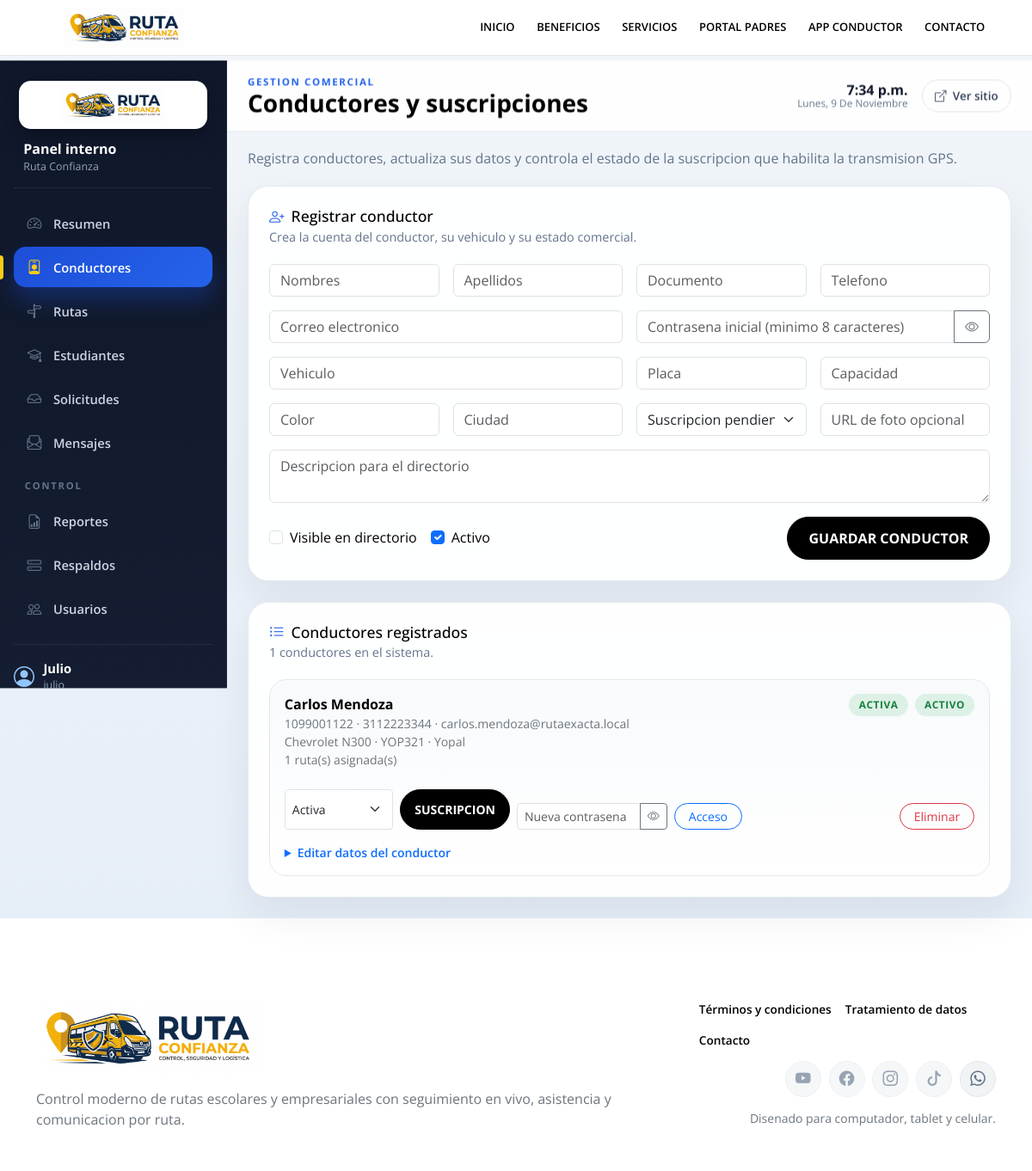
/admin/conductores (signed in), run on an earlier commit of the app's database.
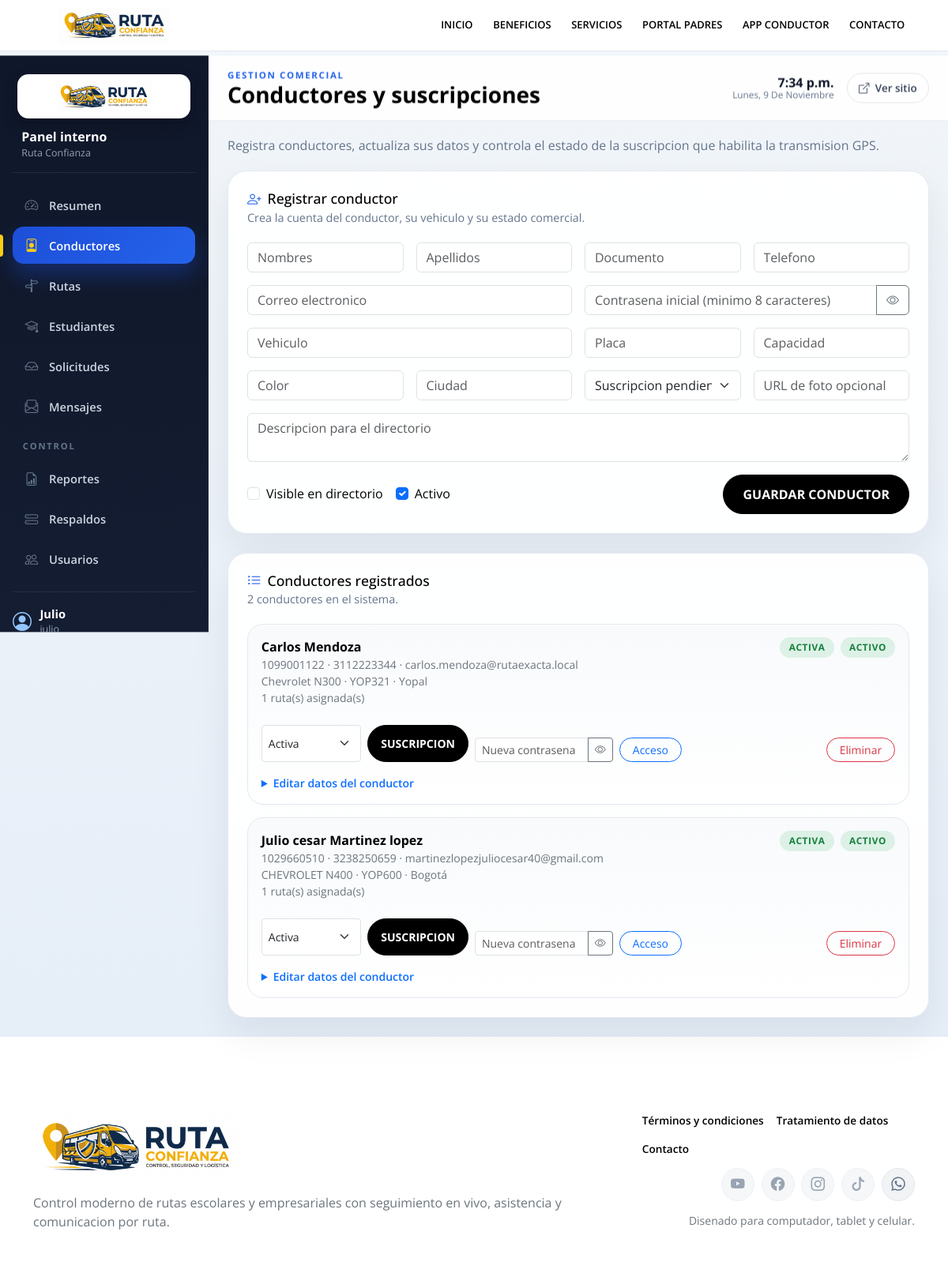
And on a later commit of the database.
### app/models.py (models this page shows, shortened)
class TimestampMixin:
    created_at = db.Column(db.DateTime, nullable=False, default=datetime.utcnow)
    updated_at = db.Column(db.DateTime, nullable=False, default=datetime.utcnow, onupdate=datetime.utcnow)

class AdminUser(TimestampMixin, db.Model):
    __tablename__ = "admin_users"
    id = db.Column(db.Integer, primary_key=True)
    username = db.Column(db.String(80), unique=True, nullable=False, index=True)
    nombre = db.Column(db.String(120), nullable=False)
    password_hash = db.Column(db.String(255), nullable=False)
    activo = db.Column(db.Boolean, nullable=False, default=True)
    ultimo_acceso_en = db.Column(db.DateTime, nullable=True)
    pregunta_seguridad = db.Column(db.String(180), nullable=True)
    respuesta_seguridad_hash = db.Column(db.String(255), nullable=True)
    @property
    def nombre_mostrar(self):
        return self.nombre or self.username

class Conductor(TimestampMixin, db.Model):
    __tablename__ = "conductores"
    id = db.Column(db.Integer, primary_key=True)
    nombres = db.Column(db.String(80), nullable=False)
    apellidos = db.Column(db.String(80), nullable=False)
    documento = db.Column(db.String(30), unique=True, nullable=False)
    telefono = db.Column(db.String(25), nullable=False)
    email = db.Column(db.String(120), unique=True, nullable=False)
    password_hash = db.Column(db.String(255), nullable=True)
    pregunta_seguridad = db.Column(db.String(180), nullable=True)
    respuesta_seguridad_hash = db.Column(db.String(255), nullable=True)
    nombre_vehiculo = db.Column(db.String(100), nullable=False)
    placa_vehiculo = db.Column(db.String(15), unique=True, nullable=False)
    capacidad_vehiculo = db.Column(db.Integer, nullable=True)
    color_vehiculo = db.Column(db.String(40), nullable=True)
    ciudad = db.Column(db.String(80), nullable=True)
    descripcion_publica = db.Column(db.Text, nullable=True)
    foto_url = db.Column(db.String(255), nullable=True)
    visible_en_directorio = db.Column(db.Boolean, nullable=False, default=False)
    activo = db.Column(db.Boolean, nullable=False, default=True)
    gps_habilitado = db.Column(db.Boolean, nullable=False, default=False)
    estado_suscripcion = db.Column(
        db.Enum(EstadoSuscripcion),
        nullable=False,
        default=EstadoSuscripcion.PENDIENTE,
    )
    suscripcion_inicia_en = db.Column(db.DateTime, nullable=True)
    suscripcion_vence_en = db.Column(db.DateTime, nullable=True)
    rutas = db.relationship("Ruta", backref="conductor", lazy=True, cascade="all, delete-orphan")
    suscripciones = db.relationship("SuscripcionConductor", backref="conductor", lazy=True, cascade="all, delete-orphan")
    mensajes = db.relationship("MensajeChat", backref="conductor_autor", lazy=True)
    @property
    def nombre_completo(self):
        return f"{self.nombres} {self.apellidos}".strip()

### app/admin/routes.py (the view)
@admin_bp.route("/conductores")
def conductores():
    admin_actual = _admin_actual()
    return render_template(
        "admin/conductores.html",
        seccion="conductores",
        admin_actual=admin_actual,
        conductores=Conductor.query.order_by(Conductor.nombres.asc()).all(),
        metricas=_metricas_generales(),
        municipios_catalogo=get_municipalities(),
        colegios_catalogo=load_school_catalog(),
    )

### app/templates/admin/conductores.html (shortened to what this page needs)
{% extends "admin/base_admin.html" %}
{% block admin_eyebrow %}Gestion comercial{% endblock %}
{% block admin_title %}Conductores y suscripciones{% endblock %}
{% block admin_content %}
<p class="admin-section-intro">
    Registra conductores, actualiza sus datos y controla el estado de la suscripcion que habilita la transmision GPS.
</p>
<div class="admin-panel">
    <div class="admin-panel__heading">
        <div>
            <h2><i class="bi bi-person-plus me-2"></i>Registrar conductor</h2>
            <p>Crea la cuenta del conductor, su vehiculo y su estado comercial.</p>
        </div>
    </div>
    <form method="post" action="{{ url_for('admin_bp.crear_conductor') }}" class="row g-3 js-school-form">
        <div class="col-md-3"><input class="form-control" name="nombres" placeholder="Nombres" required></div>
        <div class="col-md-3"><input class="form-control" name="apellidos" placeholder="Apellidos" required></div>
        <div class="col-md-3"><input class="form-control" name="documento" placeholder="Documento" required></div>
        <div class="col-md-3"><input class="form-control" name="telefono" placeholder="Telefono" required></div>
        <div class="col-md-6"><input class="form-control" type="email" name="email" placeholder="Correo electronico" required></div>
        <div class="col-md-6">
            <div class="input-group">
                <input class="form-control" type="password" id="conductorPassword" name="password" placeholder="Contrasena inicial (minimo 8 caracteres)" minlength="8" autocomplete="new-password" required>
                <button class="btn btn-outline-secondary" type="button" data-password-toggle="conductorPassword" aria-label="Mostrar contraseña" title="Mostrar contraseña"><i class="bi bi-eye"></i></button>
            </div>
        </div>
        <div class="col-md-6"><input class="form-control" name="nombre_vehiculo" placeholder="Vehiculo" required></div>
        <div class="col-md-3"><input class="form-control" name="placa_vehiculo" placeholder="Placa" required></div>
        <div class="col-md-3"><input class="form-control" type="number" min="1" name="capacidad_vehiculo" placeholder="Capacidad"></div>
        <div class="col-md-3"><input class="form-control" name="color_vehiculo" placeholder="Color"></div>
        <div class="col-md-3"><input class="form-control js-city-input" name="ciudad" placeholder="Ciudad" list="municipiosCatalogo"></div>
        <div class="col-md-3">
            <select class="form-select" name="estado_suscripcion">
                <option value="pendiente">Suscripcion pendiente</option>
            </select>
        </div>
        <div class="col-md-3"><input class="form-control" name="foto_url" placeholder="URL de foto opcional"></div>
        <div class="col-12"><textarea class="form-control" name="descripcion_publica" rows="2" placeholder="Descripcion para el directorio"></textarea></div>
        <div class="col-md-6 d-flex flex-wrap gap-3 align-items-center">
            <div class="form-check">
                <input class="form-check-input" type="checkbox" value="true" name="visible_en_directorio" id="visibleDirectorio">
                <label class="form-check-label" for="visibleDirectorio">Visible en directorio</label>
            </div>
            <div class="form-check">
                <input class="form-check-input" type="checkbox" value="true" name="activo" id="conductorActivo" checked>
                <label class="form-check-label" for="conductorActivo">Activo</label>
            </div>
        </div>
        <div class="col-md-6 text-md-end">
            <button class="btn btn-primary rounded-pill px-4" type="submit">Guardar conductor</button>
        </div>
    </form>
</div>
<div class="admin-panel">
    <div class="admin-panel__heading">
        <div>
            <h2><i class="bi bi-list-ul me-2"></i>Conductores registrados</h2>
            <p>{{ conductores|length }} conductores en el sistema.</p>
        </div>
    </div>
    <div class="d-grid gap-3">
        {% for conductor in conductores %}
        <div class="route-list-item">
            <div class="d-flex flex-column flex-lg-row justify-content-between gap-3">
                <div>
                    <strong>{{ conductor.nombre_completo }}</strong>
                    <div class="small text-secondary">{{ conductor.documento }} · {{ conductor.telefono }} · {{ conductor.email }}</div>
                    <div class="small text-secondary">{{ conductor.nombre_vehiculo }} · {{ conductor.placa_vehiculo }} · {{ conductor.ciudad or "Sin ciudad" }}</div>
                    <div class="small text-secondary">{{ conductor.rutas|length }} ruta(s) asignada(s)</div>
                </div>
                <div class="d-flex flex-wrap gap-2 align-items-start">
                    <span class="status-pill {% if conductor.estado_suscripcion.value == 'activa' %}status-pill--ok{% elif conductor.estado_suscripcion.value == 'pendiente' %}status-pill--warn{% else %}status-pill--off{% endif %}">
                        {{ conductor.estado_suscripcion.value }}
                    </span>
                    <span class="status-pill {% if conductor.activo %}status-pill--ok{% else %}status-pill--danger{% endif %}">
                        {{ "Activo" if conductor.activo else "Inactivo" }}
                    </span>
                </div>
            </div>
            <div class="row g-2 mt-3 align-items-end">
                <div class="col-md-4">
                    <form method="post" action="{{ url_for('admin_bp.actualizar_suscripcion', conductor_id=conductor.id) }}" class="d-flex gap-2">
                        <select class="form-select form-select-sm" name="estado">
                            <option value="activa" {% if conductor.estado_suscripcion.value == 'activa' %}selected{% endif %}>Activa</option>
                        </select>
                        <button class="btn btn-sm btn-primary rounded-pill px-3">Suscripcion</button>
                    </form>
                </div>
                <div class="col-md-4">
                    <form method="post" action="{{ url_for('admin_bp.actualizar_credenciales_conductor', conductor_id=conductor.id) }}" class="d-flex gap-2">
                        <div class="input-group input-group-sm">
                            <input class="form-control" type="password" id="accesoPassword{{ conductor.id }}" name="password" placeholder="Nueva contrasena" minlength="8" autocomplete="new-password" required>
                            <button class="btn btn-outline-secondary" type="button" data-password-toggle="accesoPassword{{ conductor.id }}" aria-label="Mostrar contraseña" title="Mostrar contraseña"><i class="bi bi-eye"></i></button>
                        </div>
                        <button class="btn btn-sm btn-outline-primary rounded-pill px-3">Acceso</button>
                    </form>
                </div>
                <div class="col-md-4 text-md-end">
                    <form method="post" action="{{ url_for('admin_bp.eliminar_conductor', conductor_id=conductor.id) }}" onsubmit="return confirm('Se eliminaran tambien sus rutas y estudiantes. ¿Continuar?');">
                        <button class="btn btn-sm btn-outline-danger rounded-pill px-3" type="submit">Eliminar</button>
                    </form>
                </div>
            </div>
            <details class="mt-3">
                <summary class="small fw-semibold text-primary" style="cursor: pointer;">Editar datos del conductor</summary>
            </details>
        </div>
        {% else %}
        <div class="empty-state">
            <h3 class="h6">Sin conductores registrados</h3>
            <p class="text-secondary mb-0">Usa el formulario de arriba para crear el primer conductor.</p>
        </div>
        {% endfor %}
    </div>
</div>
{% endblock %}

### app/templates/admin/base_admin.html (shortened to what this page needs)
{% extends "base.html" %}
{% block content %}
<div class="admin-shell">
    <aside class="admin-sidebar" id="adminSidebar">
        <a class="admin-sidebar__brand" href="{{ url_for('admin_bp.dashboard') }}">
            <span class="admin-sidebar__logo">
                <img src="{{ url_for('static', filename=config.BRAND_LOGO) }}" alt="{{ config.APP_NAME }}">
            </span>
            <span class="admin-sidebar__brand-text">
                <strong>Panel interno</strong>
                <small>{{ config.COMPANY_NAME }}</small>
            </span>
        </a>
        <nav class="admin-nav">
            <a class="admin-nav__link {% if seccion == 'resumen' %}is-active{% endif %}" href="{{ url_for('admin_bp.dashboard') }}">
                <i class="bi bi-speedometer2"></i><span>Resumen</span>
            </a>
            <a class="admin-nav__link {% if seccion == 'conductores' %}is-active{% endif %}" href="{{ url_for('admin_bp.conductores') }}">
                <i class="bi bi-person-badge"></i><span>Conductores</span>
            </a>
            <a class="admin-nav__link {% if seccion == 'rutas' %}is-active{% endif %}" href="{{ url_for('admin_bp.rutas') }}">
                <i class="bi bi-signpost-split"></i><span>Rutas</span>
            </a>
            <a class="admin-nav__link {% if seccion == 'estudiantes' %}is-active{% endif %}" href="{{ url_for('admin_bp.estudiantes') }}">
                <i class="bi bi-mortarboard"></i><span>Estudiantes</span>
            </a>
            <a class="admin-nav__link {% if seccion == 'solicitudes' %}is-active{% endif %}" href="{{ url_for('admin_bp.solicitudes') }}">
                <i class="bi bi-inbox"></i><span>Solicitudes</span>
            </a>
            <a class="admin-nav__link {% if seccion == 'mensajes' %}is-active{% endif %}" href="{{ url_for('admin_bp.mensajes') }}">
                <i class="bi bi-envelope-paper"></i><span>Mensajes</span>
            </a>
            <span class="admin-nav__separator">Control</span>
            <a class="admin-nav__link {% if seccion == 'reportes' %}is-active{% endif %}" href="{{ url_for('admin_bp.reportes') }}">
                <i class="bi bi-file-earmark-bar-graph"></i><span>Reportes</span>
            </a>
            <a class="admin-nav__link {% if seccion == 'respaldos' %}is-active{% endif %}" href="{{ url_for('admin_bp.respaldos') }}">
                <i class="bi bi-hdd-stack"></i><span>Respaldos</span>
            </a>
            <a class="admin-nav__link {% if seccion == 'usuarios' %}is-active{% endif %}" href="{{ url_for('admin_bp.usuarios') }}">
                <i class="bi bi-people"></i><span>Usuarios</span>
            </a>
        </nav>
        <div class="admin-sidebar__footer">
            <div class="admin-sidebar__user">
                <i class="bi bi-person-circle"></i>
                <div>
                    <strong>{{ admin_actual.nombre_mostrar }}</strong>
                    <small>{{ admin_actual.username }}</small>
                </div>
            </div>
        </div>
    </aside>
    <div class="admin-main">
        <header class="admin-topbar">
            <div class="admin-topbar__heading">
                <span class="admin-topbar__eyebrow">{% block admin_eyebrow %}Panel administrativo{% endblock %}</span>
                <h1 class="admin-topbar__title">{% block admin_title %}Panel administrativo{% endblock %}</h1>
            </div>
            <div class="admin-topbar__meta">
                <span class="admin-clock" id="adminClock" title="Hora actual">--:--</span>
                <span class="admin-date" id="adminDate"></span>
            </div>
            <a class="admin-topbar__link" href="{{ url_for('comercial_bp.home') }}" target="_blank" rel="noopener">
                <i class="bi bi-box-arrow-up-right"></i><span>Ver sitio</span>
            </a>
        </header>
        <div class="admin-content">
            {% block admin_content %}{% endblock %}
        </div>
    </div>
</div>
{% endblock %}

What changed in the data, as far as the page shows it:
added Conductor: nombre_completo "Julio cesar Martinez lopez", documento "1029660510", telefono "3238250659", email "martinezlopezjuliocesar40@gmail.com", nombre_vehiculo "CHEVROLET N400", placa_vehiculo "YOP600", ciudad "Bogotá", rutas|length "1", estado_suscripcion.value "ACTIVA", activo "ACTIVO", estado "Activa"
Also different on the page:
{{ conductores|length }}: "1" → "2"
